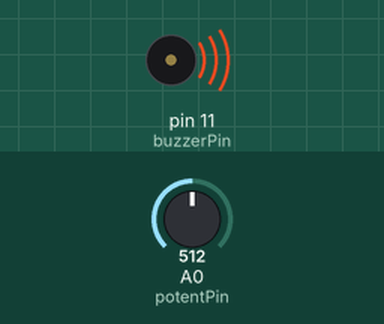
Recording of a sketch running on a simulated Arduino Uno, built with avr-gcc and run on an emulated ATmega328P. Parts: buzzer (waves = sounding). The test bench sets the inputs (shaded band); at power-on: A0 (potentPin) = 512.

Above: at 1.2 s.
1.3 s: A0 (potentPin) set to 988
At 2.2 s:
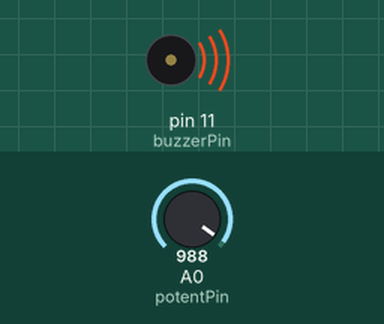
2.8 s: A0 (potentPin) set to 1019
At 3.3 s:
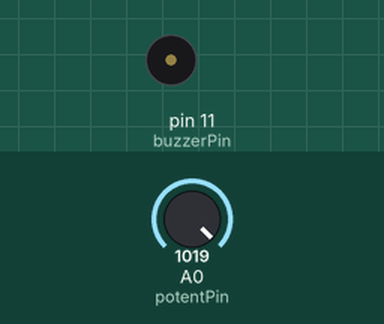
4.3 s: A0 (potentPin) set to 990
At 5.0 s:
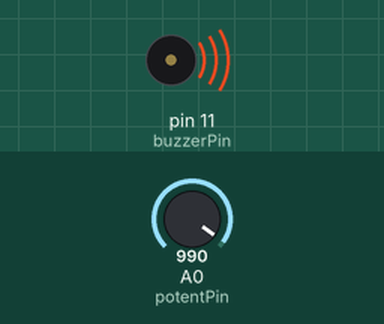
5.8 s: A0 (potentPin) set to 1010
At 6.7 s:
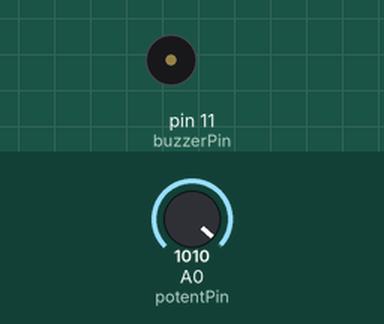
7.3 s: A0 (potentPin) set to 900
At 8.4 s:
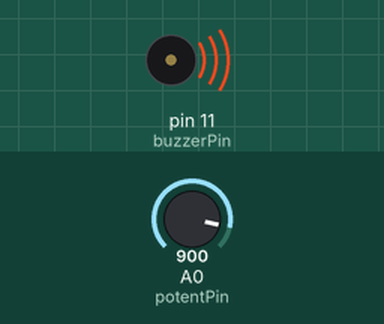
Timing chart, 0 to 9.8 s (numbered marks = the images above; inputs shaded):
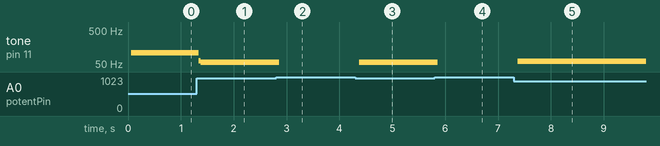

Measured:
- the behaviour switches between 1000 and 1001 on A0 (potentPin) (found by bisection; images 1 and 2)
- after the input at 1.3 s, tone on pin 11 (buzzerPin): 107 Hz → 63 Hz at once, → 56 Hz 0.04 s later
- after the input at 2.8 s, tone on pin 11 (buzzerPin): 56 Hz → silent after 0.06 s
- after the input at 4.3 s, tone on pin 11 (buzzerPin): silent → 56 Hz after 0.08 s
- after the input at 5.8 s, tone on pin 11 (buzzerPin): 56 Hz → silent after 0.06 s
- after the input at 7.3 s, tone on pin 11 (buzzerPin): silent → 61 Hz after 0.07 s

The sketch:

potent_buzzer.ino
```cpp
int buzzerPin = 11;
int powerPin = 13;
int potentPin = A0;
int upperLimit = 10000;
int lowerLimit = 60;
int referenceValue = 1023;
int buzzerRange = upperLimit - lowerLimit;
int buzzerPercentage = buzzerRange / referenceValue;

void setup() {
  // put your setup code here, to run once:
  Serial.begin(9600);

  pinMode(buzzerPin, OUTPUT);
  pinMode(powerPin, OUTPUT);
  pinMode(potentPin, INPUT);

  digitalWrite(powerPin, HIGH);
}

void loop() {
  // put your main code here, to run repeatedly:
  int potentRead = analogRead(potentPin);
  int buzzMS = buzzerPercentage * potentRead;
  if (potentRead > 1000 || potentRead < 10 ){
    digitalWrite(buzzerPin, LOW);
  }
  else {
    digitalWrite(buzzerPin, HIGH);
    delayMicroseconds(buzzMS);
    digitalWrite(buzzerPin, LOW);
    delayMicroseconds(buzzMS);
  }
}
```
